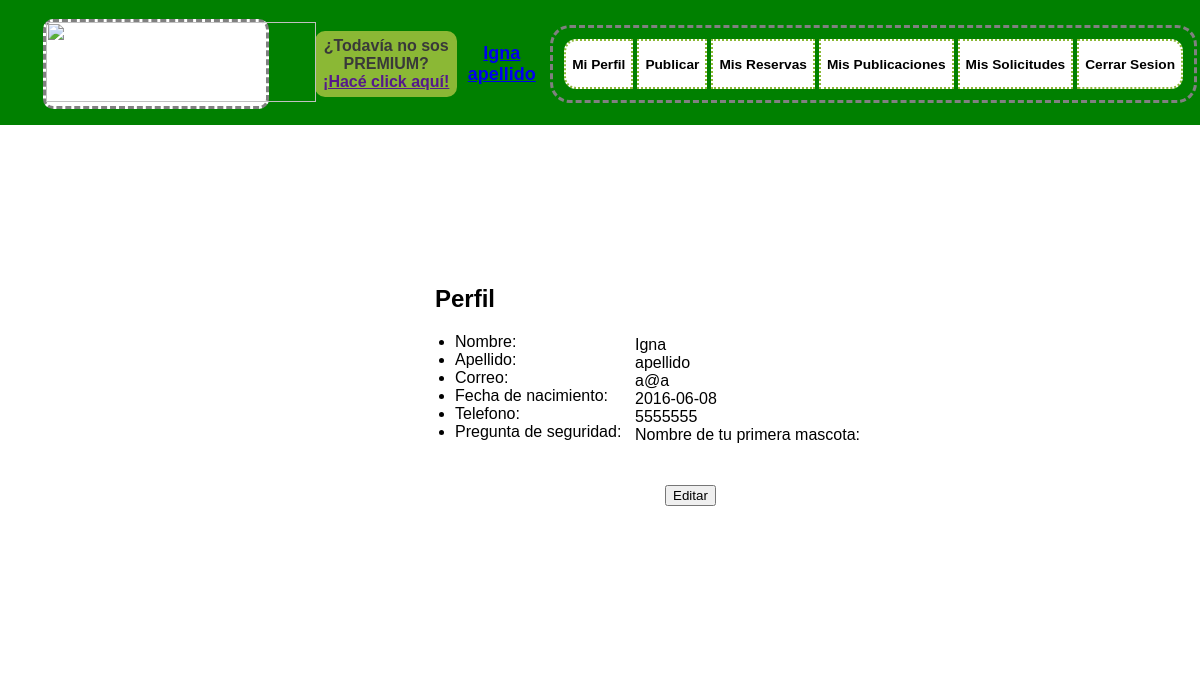
/Perfil.php (signed in), run on the app's committed database.
### tables this page shows
CREATE TABLE `usuarios` (
  `idUSUARIOS` int(11) NOT NULL,
  `NOMBRE` varchar(15) NOT NULL,
  `APELLIDO` varchar(20) NOT NULL,
  `FECHANAC` date NOT NULL,
  `EMAIL` varchar(35) NOT NULL,
  `TELEFONO` varchar(15) DEFAULT NULL,
  `CONTRASENA` varchar(20) NOT NULL,
  `RESPUESTASEG` varchar(20) NOT NULL,
  `FECHADEALTA` timestamp NOT NULL DEFAULT CURRENT_TIMESTAMP,
  `idPREGUNTASDESEGURIDAD` int(11) NOT NULL
);

CREATE TABLE `preguntasdeseguridad` (
  `idPREGUNTASDESEGURIDAD` int(11) NOT NULL,
  `TEXTO` varchar(60) DEFAULT NULL
);

### Perfil.php (the view, shortened to what this page needs)
<?php
  require("cabecera_estandar_sesion_iniciada.php");
 ?>
<!DOCTYPE html>
<html>
  <head>
    <link rel="stylesheet" href="PerfilEstilo.css">
  </head>
  <body>
    <section class="wrapper">
      <section class="main">
        <article>
          <h2>Perfil</h2>
            <ul>
              <li><label for="nombre">Nombre:</label></li>
              <li><label for="apellido">Apellido:</label></li>
              <li><label for="mail">Correo:</label></li>
              <li><label for="fecNac">Fecha de nacimiento:</label></li>
              <li><label for="telefono">Telefono:</label></li>
              <li><label for="preg">Pregunta de seguridad:</label></li>
            </ul>
            <ul class="datos">
              <?php
                $conexion=mysqli_connect('localhost','root') or die ('No se pudo conectar'.mysql_error());
                mysqli_select_db($conexion,'couchinn') or die('No se pudo selecionar la base de datos'.mysql_error());
                $email=$_SESSION['usuario'];
                $consulta="SELECT * FROM usuarios WHERE EMAIL='$email'";
                $DATOS=mysqli_query($conexion,$consulta);
                $fila=mysqli_fetch_row($DATOS);
                echo ($fila['1']),"<br>";
                echo ($fila['2']),"<br>";
                echo ($fila['4']),"<br>";
                echo ($fila['3']),"<br>";
                echo ($fila['5']),"<br>";
                $equis=$fila['9'];
                $consulta="SELECT TEXTO FROM preguntasdeseguridad WHERE idPREGUNTASDESEGURIDAD='$equis'";
                $DATO=mysqli_query($conexion,$consulta);
                $dato2=mysqli_fetch_row($DATO);
                echo ($dato2['0']);
               ?>
            </ul>
            <a href="PerfilEdit.php">
              <input type="button" name="editar" value="Editar" class="editar">
            </a>
        </article>
      </section>
    </section>
  </body>
</html>

### EstilosCabeceraSesionIniciada.css (style rules this page uses)
body { background-image: url(Fondo_Main_3.jpg); font-family: Arial; }

### PerfilEstilo.css (style rules this page uses)
body { background-image: url(Fondo_Main_3.jpg); background-size: cover; }
.main, aside { background-color: rgba(255, 255, 255, 0.75); position: absolute; padding: 5px 5px; margin: 10px; }
.main { display: inline-block; left: 350px; width: 700px; top: 150px; height: 490px; }
.main article { position: relative; top: 100px; left: 50px; }
.main article h2 { position: relative; left: 20px; }
.datos { display: inline-block; position: absolute; left: 180px; top: 35px; list-style: none; }
.editar { display: inline-block; position: absolute; left: 250px; top: 200px; }

### data on the page
usuarios: NOMBRE "Igna", APELLIDO "apellido", EMAIL "a@a", FECHANAC "2016-06-08", TELEFONO "5555555"
preguntasdeseguridad: TEXTO "Nombre de tu primera mascota:"

### other printed values
$_SESSION['nombre'] "Igna"
$_SESSION['apellido'] "apellido"
